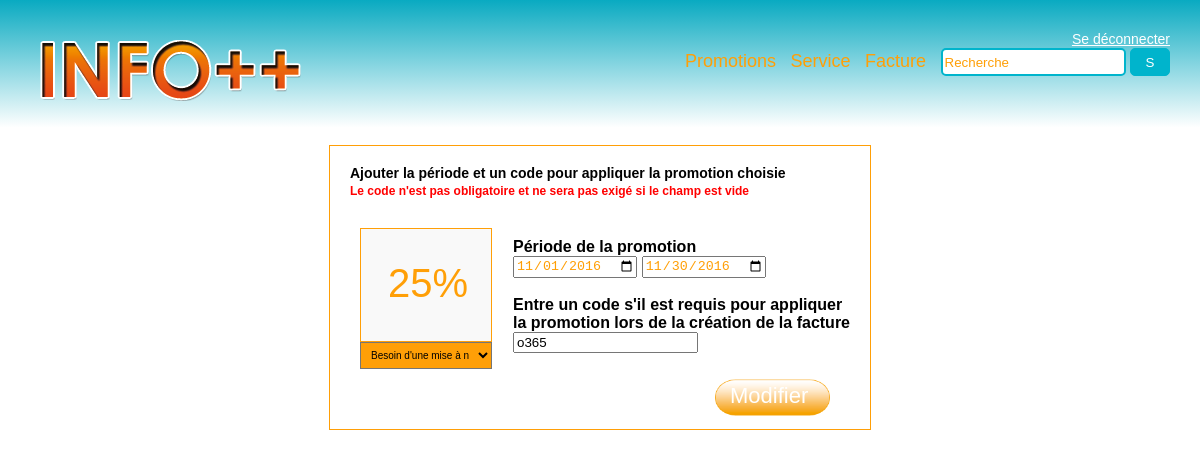
The page /modifTaPromo.php?pk_promotion_service=3 (signed in) on the database its author committed.
### tables this page shows
CREATE TABLE `promotion` (
  `pk_promotion` int(11) NOT NULL,
  `promotion_titre` varchar(75) DEFAULT NULL,
  `rabais` decimal(2,2) DEFAULT NULL
);

CREATE TABLE `ta_promotion_service` (
  `pk_promotion_service` int(11) NOT NULL,
  `fk_promotion` int(11) DEFAULT NULL,
  `fk_service` int(11) DEFAULT NULL,
  `date_debut` datetime DEFAULT NULL,
  `date_fin` datetime DEFAULT NULL,
  `code` varchar(45) DEFAULT NULL
);

### MVC/Model/info_model.php (the view, shortened to what this page needs)
<?php
class InfoModel
{
    protected $table_name = '';
    protected $primary_key = null;
    function getListOfActiveBDObjects()
    {
        include $_SERVER["DOCUMENT_ROOT"] . '/infoplusplus/Info++/database_connect.php';
        $sql = "SELECT * FROM `" . $this->table_name . "`";
        if ($this->table_name == "facture") {
            $sql .= " order by `date_service` DESC";
        } else if ($this->table_name == "promotion"){
        	$sql .= " order by `promotion_titre`";
        }
        $result = $conn->query($sql);
        if ($result->num_rows > 0) {
            $infoObjects = array();
            while ($row = $result->fetch_assoc()) {
                $anObject = Array();
                $anObject["primary_key"] = $this->primary_key;
                $anObject["table_name"] = $this->table_name;
                foreach ($row as $aRowName => $aValue) {
                    $anObject[$aRowName] = $aValue;
                }
                $infoObjects[$row[$this->primary_key]] = $anObject;
            }
            return $infoObjects;
        }
        return null;
    }
    function getObjectFromDB($primary_key)
    {
        include $_SERVER["DOCUMENT_ROOT"] . '/infoplusplus/Info++/database_connect.php';
        $sql = "SELECT * FROM `" . $this->table_name . "` WHERE " . $this->primary_key . " = '" . $primary_key . "'";
        $result = $conn->query($sql);
        if ($result->num_rows > 0) {
            $anObject = Array();
            while ($row = $result->fetch_assoc()) {
                $anObject["primary_key"] = $this->primary_key;
                $anObject["table_name"] = $this->table_name;
                foreach ($row as $aRowName => $aValue) {
                    $anObject[$aRowName] = $aValue;
                }
            }
            return $anObject;
        }
        return null;
    }
    function getActiveObjectsAsSelect($selected = null, $name)
    {
        $aListOfObjects = $this->getListOfActiveBDObjects();
        if ($aListOfObjects != null) {
            foreach ($aListOfObjects as $anObject) {
                echo "<option ";
                if (preg_replace('/\s+/', '', $selected) == preg_replace('/\s+/', '', $anObject[$this->primary_key])) {
                    echo " selected='selected' ";
                }
                echo " class='editable' value='" . $anObject[$this->primary_key] . "'>" . $anObject["$name"] . "</option>";
            }
        }
    }
}
?>

### MVC/Model/info_ta_promotion_service.php (shortened to what this page needs)
<?php
require_once'info_model.php';
class InfoTaPromotionService extends InfoModel {
    function formPromotionService($pk_promotion_service){
        $laPromo = $this->getObjectFromDB($pk_promotion_service);
        $aPromo = new InfoPromotion();
        $promo = $aPromo->getObjectFromDB($laPromo["fk_promotion"]);
        $format = 'Y-m-d H:i:s';
        $date_debut = DateTime::createFromFormat($format, $laPromo['date_debut']);
        $date_fin = DateTime::createFromFormat($format, $laPromo['date_fin']);
        echo "<div class='formcenter'>
        <h4>Ajouter la période et un code pour appliquer la promotion choisie</h4>
        <h5 class='h5modif'>Le code n'est pas obligatoire et ne sera pas exigé si le champ est vide</h5>
		<form id='formModifPromo' class='inscription' method='post'>
			<div id='uploads'>";
        echo "<div class='imgPromoModif'><span class='spanRabais'>". $promo['rabais'] * 100 ."%</span></div>";
		echo "<select id='selectPromo' class='selectPromo'>";
		$aPromo->getActiveObjectsAsSelect($promo['pk_promotion'], "promotion_titre");
              echo "</select></div>
			<div class='formPromo'>
				<label class='labelPromo' for='date_debut'>Période de la promotion</label></br>
    			<input id='date_debut' type='date' name='date_debut' placeholder='Date de début' value='" . $date_debut->format('Y-m-d') . "'></input>
    			<input id='date_fin' type='date' name='date_fin' placeholder='Date de fin' value='" . $date_fin->format('Y-m-d') . "'></input></br></br>
    			<label class='labelPromo' for='code'>Entre un code s'il est requis pour appliquer<br>la promotion lors de la création de la facture</label></br>
    			<input id='code' name='code' value='".$laPromo['code']."'></input>
    			</div>
    			<div class='buttonConfirmer'><a class='btnBob'>Modifier</a></div>
			</form>
			</div>";
    }
}
?>

### css/style.css (style rules this page uses)
body { font-family: Century Gothic,CenturyGothic,AppleGothic,sans-serif; margin: auto; }
h4 { font-size: 14px; }
h5 { font-size: 12px; color:red; }
.h5modif { margin-top: -15px; }

### css/style_alex.css (style rules this page uses)
form { padding:10px; position:relative; margin-right:auto; margin-left:auto; }
.formcenter { width:500px; margin:auto; border: 1px solid #FF9F07; padding-left:20px; padding-right:20px; padding-bottom:50px; }
select { color: #FF9F07; }
.buttonConfirmer { background-size: 100%; margin-top: 10px; margin-bottom: 10px; background-image: url('../images/icones/bouton.png'); background-color: transparent; border: none; color: white; text-decoration: none; font-size: 14px; margin-right: 10px; float:right; width: 115px; height: 37px; cursor:pointer; }
#uploads { width:105px; display:inline-block; }

### css/style_boris.css (style rules this page uses)
input[type="date"] { color: #FF9F07; }
.selectPromo { padding: 6px; width: 132px; background-color: #FF9F07; color: black; font-size: 10px; }
.imgPromoModif { display: block; border: 1px solid #FF9F07; height: 112px; width: 130px; font-size: 40px; font-weight: 500; color: #FF9F07; background-color: #f9f9f9; }
.spanRabais { display: block; padding: 27px; margin-top: 5px; }
.formPromo { float: right; margin-top: 10px; margin-right: -10px; }
.labelPromo { font-weight: 600; }
.btnBob { font-size: 22px; font-weight: 500; margin-left: 15px; margin-top: 4px; display: block; }

### rows shown on the page
promotion: $promo['rabais']*100 "25"
ta_promotion_service: date_debut "11/01/2016", date_fin "11/30/2016", code "o365"

### other values the page prints
form field value "Besoin d'une mise à niveau"
